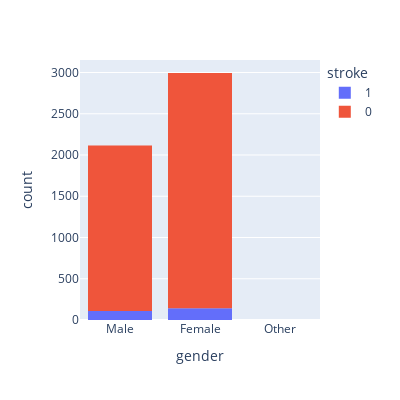

Here is the notebook cell this chart was saved with:
### Code cell
fig = px.histogram(df, x="gender", color="stroke",width=400, height=400)
fig.show()

### Figure 1 — Plotly figure (JSON) as saved in the notebook; plotly's stock layout.template omitted (floating-point values rounded to 4 significant figures; data arrays with more than 128 entries replaced by an {"elided": "..."} marker saying what was removed)
{"data": [{"alignmentgroup": "True", "bingroup": "x", "hovertemplate": "stroke=1<br>gender=%{x}<br>count=%{y}<extra></extra>", "legendgroup": "1", "marker": {"color": "#636efa", "pattern": {"shape": ""}}, "name": "1", "offsetgroup": "1", "orientation": "v", "showlegend": true, "type": "histogram", "x": {"elided": "249 str values"}, "xaxis": "x", "yaxis": "y"}, {"alignmentgroup": "True", "bingroup": "x", "hovertemplate": "stroke=0<br>gender=%{x}<br>count=%{y}<extra></extra>", "legendgroup": "0", "marker": {"color": "#EF553B", "pattern": {"shape": ""}}, "name": "0", "offsetgroup": "0", "orientation": "v", "showlegend": true, "type": "histogram", "x": {"elided": "4861 str values"}, "xaxis": "x", "yaxis": "y"}], "layout": {"barmode": "relative", "height": 400, "legend": {"title": {"text": "stroke"}, "tracegroupgap": 0}, "margin": {"t": 60}, "width": 400, "xaxis": {"anchor": "y", "autorange": true, "domain": [0, 1], "range": [-0.5, 2.5], "title": {"text": "gender"}, "type": "category"}, "yaxis": {"anchor": "x", "autorange": true, "domain": [0, 1], "range": [0, 3152.0], "title": {"text": "count"}}}}
